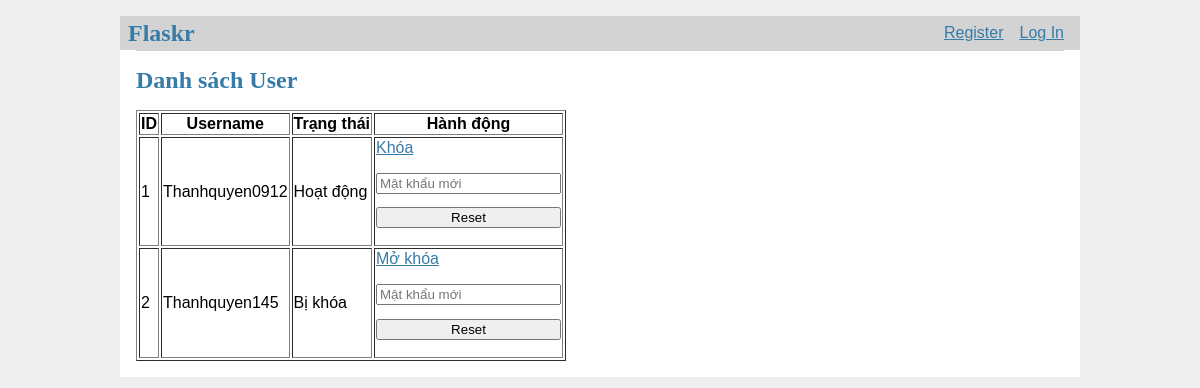
Screenshot of /admin/users with the database file from the repository.
### tables this page shows
CREATE TABLE user (
  id INTEGER PRIMARY KEY AUTOINCREMENT,
  username TEXT UNIQUE NOT NULL,
  password TEXT NOT NULL,
  is_blocked INTEGER DEFAULT 0
);

### flaskr/admin.py (the view)
@bp.route('/users')
def user_list():
    db = get_db()
    users = db.execute("SELECT id, username, is_blocked FROM user").fetchall()
    return render_template('admin/users.html', users=users)

### flaskr/auth.py (called while the page is built)
@bp.before_app_request
def load_logged_in_user():
    user_id = session.get('user_id')
    if user_id is None:
        g.user = None
    else:
        g.user = get_db().execute(
            'SELECT * FROM user WHERE id = ?', (user_id,)
        ).fetchone()

### flaskr/db.py (called while the page is built)
def get_db():
    if 'db' not in g:
        g.db = sqlite3.connect(
            current_app.config['DATABASE'],
            detect_types=sqlite3.PARSE_DECLTYPES
        )
        g.db.row_factory = sqlite3.Row
    return g.db

### flaskr/templates/admin/users.html
{% extends 'base.html' %}
{% block content %}
  <h1>Danh sách User</h1>
  <table border="1">
    <tr>
      <th>ID</th>
      <th>Username</th>
      <th>Trạng thái</th>
      <th>Hành động</th>
    </tr>
    {% for user in users %}
      <tr>
        <td>{{ user.id }}</td>
        <td>{{ user.username }}</td>
        <td>{{ "Bị khóa" if user.is_blocked else "Hoạt động" }}</td>
        <td>
          <a href="{{ url_for('admin.block', user_id=user.id) }}">
            {{ "Mở khóa" if user.is_blocked else "Khóa" }}
          </a>
          <form method="post" action="{{ url_for('admin.reset', user_id=user.id) }}">
            <input type="password" name="new_password" placeholder="Mật khẩu mới" required>
            <button type="submit">Reset</button>
          </form>
        </td>
      </tr>
    {% endfor %}
  </table>
{% endblock %}

### flaskr/static/style.css (style rules this page uses)
h1 { font-family: serif; color: #377ba8; margin: 1rem 0; }
a { color: #377ba8; }
.content form { margin: 1em 0; display: flex; flex-direction: column; }
.content input, .content textarea { margin-bottom: 1em; }

### rows the page displays
user: id "1", username "Thanhquyen0912", is_blocked "Hoạt động", is_blocked "Khóa"
user: id "2", username "Thanhquyen145", is_blocked "Bị khóa", is_blocked "Mở khóa"
